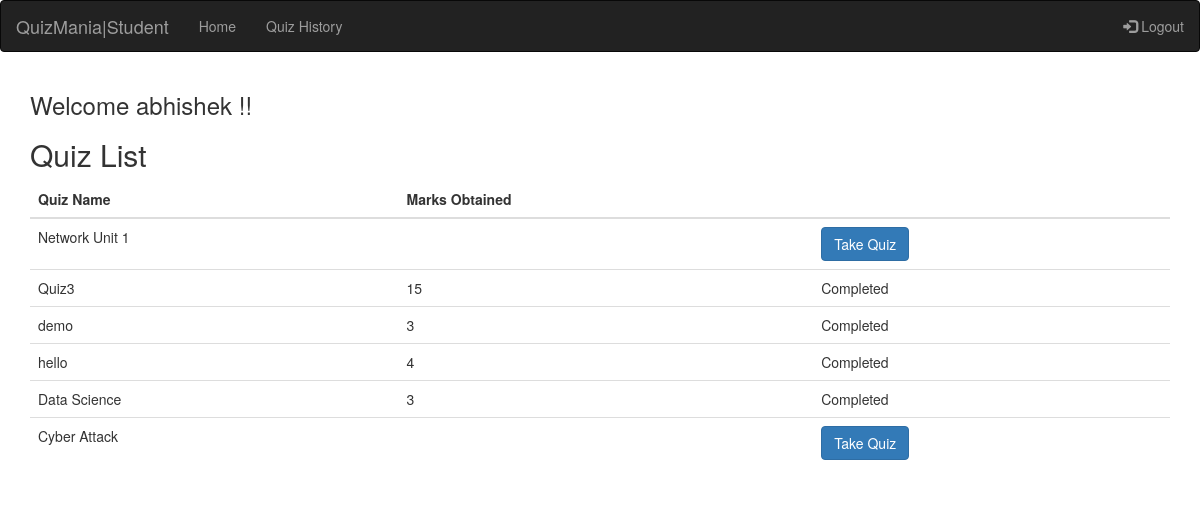
The app's page /student/student.php (signed in) with its own data.
### tables this page shows
CREATE TABLE IF NOT EXISTS `quiz` (
  `quizid` int(15) NOT NULL AUTO_INCREMENT,
  `quizname` varchar(24) NOT NULL,
  `description` varchar(180) NOT NULL,
  `timer` int(180) NOT NULL,
  `groupid` int(14) DEFAULT NULL,
  `userid` varchar(16) NOT NULL,
  `status` text NOT NULL,
  PRIMARY KEY (`quizid`),
  KEY `userid` (`userid`),
  KEY `groupid` (`groupid`)
);

CREATE TABLE IF NOT EXISTS `rank` (
  `userid` varchar(16) NOT NULL,
  `quizid` int(10) NOT NULL,
  `score` int(10) NOT NULL,
  `status` varchar(50) NOT NULL,
  PRIMARY KEY (`userid`,`quizid`),
  KEY `userid` (`userid`),
  KEY `quizid` (`quizid`)
);

### student/student.php (the view, shortened to what this page needs)
<?php
    $student_id=$_SESSION['id'];
    require '../function/connection.php';
    $fname=$_SESSION['fname'];
    function status($id,$student_id,$conn)
    {
      $sql = "SELECT * FROM `rank` WHERE userid='$student_id' AND quizid='$id'";
      $result=$conn->query($sql);
      if (mysqli_num_rows($result) > 0) {
          $row=$result->fetch_assoc();
          if($row['status'] == "completed")
          {
            return $row['score'];
          }
          else
          {
            return $row['status'];
          }
      }
      else
      {
        return "take";
      }
    }
?>
<!DOCTYPE html>
<html lang="en">
<head>
  <link rel="stylesheet" href="https://maxcdn.bootstrapcdn.com/bootstrap/3.3.7/css/bootstrap.min.css">
  <link rel="stylesheet" type="text/css" href="student.css">
</head>
<body>
<nav class="navbar navbar-inverse">
  <div class="container-fluid">
    <div class="navbar-header">
      <a class="navbar-brand" href="#">QuizMania|Student</a>
    </div>
    <ul class="nav navbar-nav">
      <li class=""><a href="student.php">Home</a></li>
      <li><a href="quizhistory.php">Quiz History</a></li>
    </ul>
    <ul class="nav navbar-nav navbar-right">
      <li><a href="../function/logout.php"><span class="glyphicon glyphicon-log-in"></span> Logout</a></li>
    </ul>
  </div>
</nav>
<div class="container">
  <h3>Welcome <?php echo $fname; ?> !!</h3>
  <h2>Quiz List</h2>
  <table class="table table-hover">
    <thead>
      <tr>
        <th>Quiz Name</th>
        <th>Marks Obtained</th>
        <th></th>
      </tr>
    </thead>
    <tbody>
      <?php
      $sql="SELECT * FROM `quiz` WHERE status='activated' AND `quizid` IN (SELECT quiz_id FROM `quizmap` WHERE `group_id`IN (SELECT `groupid` FROM `groupmap` WHERE `userid`='$student_id'))";
      $result=$conn->query($sql);
      while($row=$result->fetch_assoc()){
        $quizid=$row['quizid'];
        echo "<tr>";
          echo "<td>".$row['quizname']."</td>";
          if(status($quizid,$student_id,$conn)=='take'){
              echo "<td></td>";
              echo "<td><a href='quiz.php?id=".$row['quizid']."' class='btn btn-primary'>Take Quiz</a></td>";
          }
          else if(status($quizid,$student_id,$conn)=='pending')
          {
            echo "<td></td>";
            echo "<td>Pending</td>";
          }
          else
          {
            echo "<td>".status($quizid,$student_id,$conn)."</td>";
            echo "<td>Completed</td>";
          }
        echo "</tr>";
      }
      ?>
    </tbody>
  </table>
</div>
</body>
</html>

### records on screen
quiz: quizname "Network Unit 1"
quiz: quizname "Quiz3", quizid.score "15"
quiz: quizname "demo", quizid.score "3"
quiz: quizname "hello", quizid.score "4"
quiz: quizname "Data Science", quizid.score "3"
quiz: quizname "Cyber Attack"

### other values on screen
$fname "abhishek"
